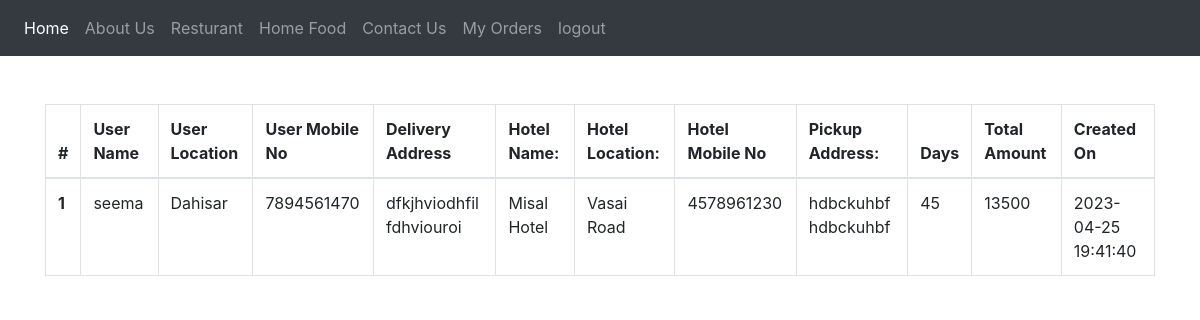
Page /all_hotel_orders.php (signed in) on the committed database.
### tables this page shows
CREATE TABLE `orders` (
  `id` bigint(20) NOT NULL,
  `user_id` bigint(20) NOT NULL,
  `hotel_id` bigint(20) DEFAULT NULL,
  `days` int(11) NOT NULL,
  `price` int(11) NOT NULL,
  `total_amount` int(11) NOT NULL,
  `delivery_address1` varchar(100) NOT NULL,
  `delivery_address2` varchar(100) NOT NULL,
  `location_id` int(11) NOT NULL,
  `type` tinyint(2) NOT NULL COMMENT '1 = hotel food, 2 = home food',
  `created_on` datetime NOT NULL,
  `updated_on` datetime DEFAULT NULL
);

CREATE TABLE `location` (
  `id` int(11) NOT NULL,
  `name` varchar(50) NOT NULL,
  `created_on` datetime NOT NULL,
  `updated_on` datetime NOT NULL
);

### all_hotel_orders.php (the view, shortened to what this page needs)
<?php
	require_once('database.php');
?>
<!DOCTYPE html>
<html lang="en">
<head>
  <link rel="stylesheet" href="https://cdn.jsdelivr.net/npm/bootstrap@4.6.2/dist/css/bootstrap.min.css">
</head>
<body>
<?php include 'navbar.php';?>
<br/><br/>
<div class="container">
<?php
	$allorder_query = "SELECT
    o.days,
    o.total_amount,
    o.created_on,
    o.delivery_address1,
    o.delivery_address2,
    ulogin.name AS user_name,
    ulogin.mobile_number AS user_number,
    hlogin.name AS hotel_name,
    hlogin.mobile_number AS hotel_number,
	hlogin.address1 AS hotel_address1,
	hlogin.address2 AS hotel_address2,
    ul.name AS user_location_name,
    hl.name AS hotel_location_name
FROM
    orders o
LEFT JOIN login ulogin ON
    ulogin.id = o.user_id
LEFT JOIN login hlogin ON
    hlogin.id = o.hotel_id
LEFT JOIN location ul ON
    ul.id = o.location_id
LEFT JOIN location hl ON
    hl.id = hlogin.location
WHERE
	o.type = 1";
	$allorder_result = $conn->query($allorder_query);
?>
<table class="table table-bordered">
  <thead>
    <tr>
      <th scope="col">#</th>
      <th scope="col">User Name</th>
      <th scope="col">User Location</th>
	  <th scope="col">User Mobile No</th>
	  <th scope="col">Delivery Address</th>
	  <th scope="col">Hotel Name:</th>
	  <th scope="col">Hotel Location:</th>
	  <th scope="col">Hotel Mobile No</th>
	  <th scope="col">Pickup Address:</th>
	  <th scope="col">Days</th>
	  <th scope="col">Total Amount</th>
      <th scope="col">Created On</th>
    </tr>
  </thead>
  <tbody>
<?php
	if($allorder_result->num_rows > 0)
	{
		$i = 1;
		while($row = $allorder_result->fetch_assoc())
		{
?>
	<tr>
      <th scope="row"><?php echo $i; ?></th>
      <td><?php echo $row['user_name']; ?></td>
      <td><?php echo $row['user_location_name']; ?></td>
      <td><?php echo $row['user_number']; ?></td>
      <td><?php echo $row['delivery_address1'] . " " . $row['delivery_address2']; ?></td>
	  <td><?php echo $row['hotel_name']; ?></td>
	  <td><?php echo $row['hotel_location_name']; ?></td>
	  <td><?php echo $row['hotel_number']; ?></td>
	  <td><?php echo $row['hotel_address1'] . " " . $row['hotel_address1']; ?></td>
	  <td><?php echo $row['days']; ?></td>
	  <td><?php echo $row['total_amount']; ?></td>
	  <td><?php echo $row['created_on']; ?></td>
    </tr>
<?php
		$i++;
		}
	}
	else{
?>
	<tr>
		<td colspan="12"><center>No orders present</center></td>
	</tr>
<?php
	}
?>
  </tbody>
</table>
</div>
</body>
</html>

### rows in the picture
orders: user.name "seema", location.name "Dahisar", user.mobile_number "7894561470", delivery_address1 "dfkjhviodhfil", delivery_address2 "fdhviouroi", login.name "Misal Hotel", location.name "Vasai Road", login.mobile_number "4578961230", login.address1 "hdbckuhbf", days "45", total_amount "13500", created_on "2023-04-25 19:41:40"
